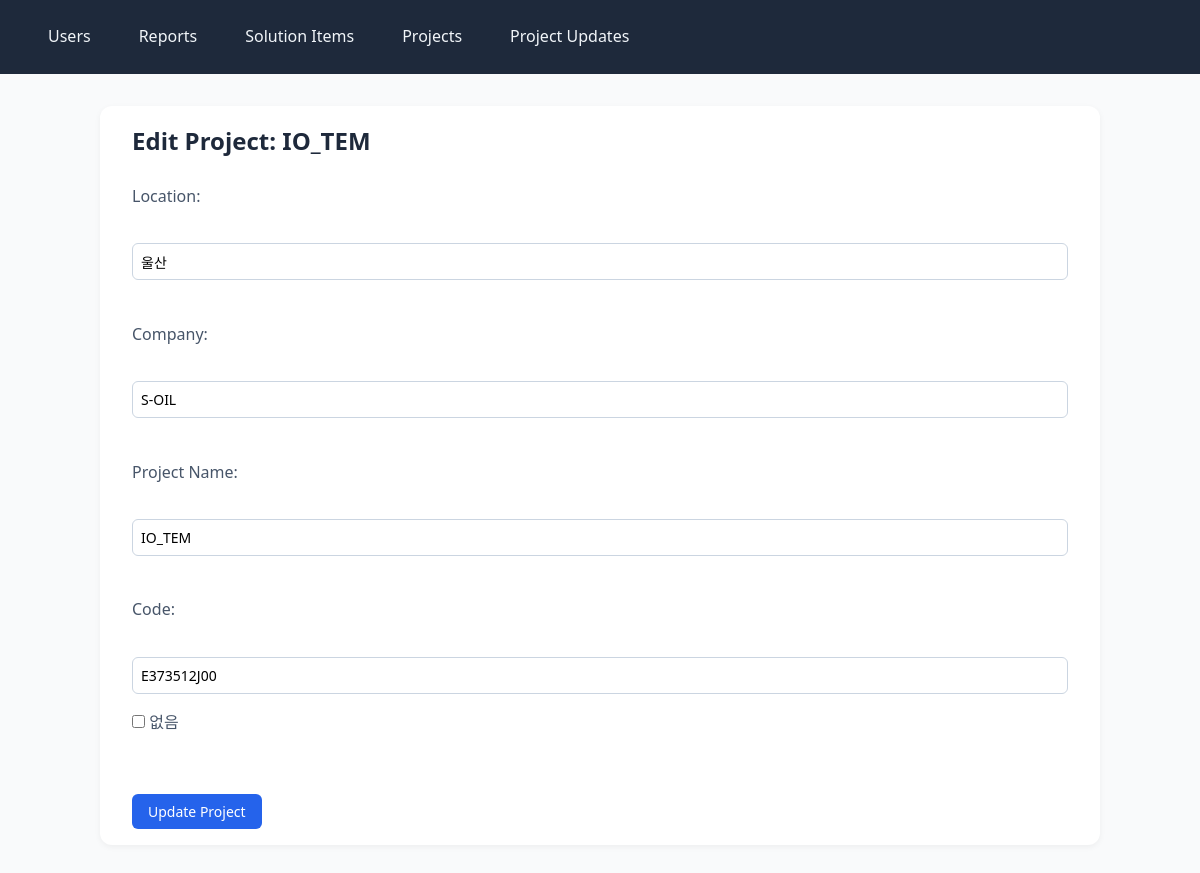
Page /projects/19/edit on the earlier database version.
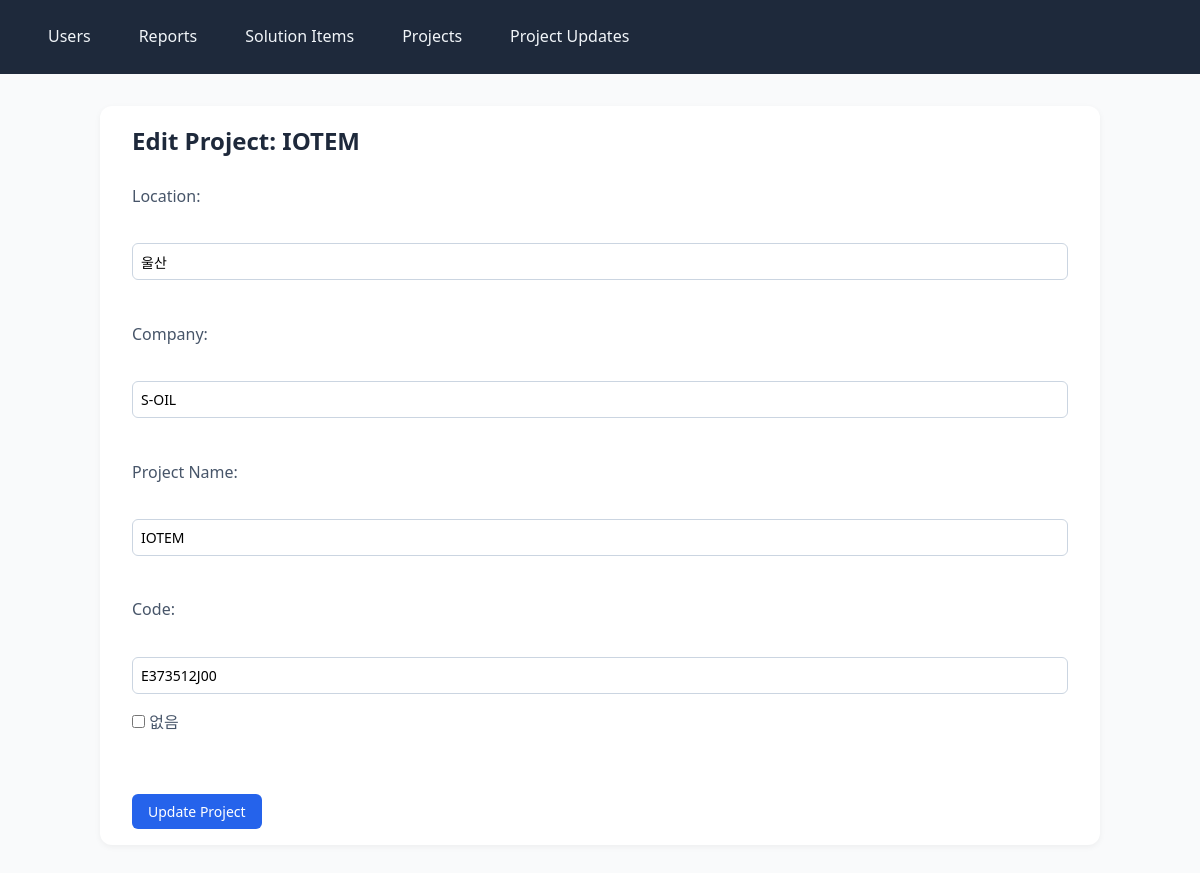
Same page on the later database version.
### app/models.py (models this page shows)
class Project(db.Model):
    __tablename__ = 'project'
    id = db.Column(db.Integer, primary_key=True)
    solution_item_id = db.Column(db.Integer, db.ForeignKey('solution_item.id'), nullable=False)
    location = db.Column(db.String(100), nullable=False)
    company = db.Column(db.String(100), nullable=False)
    project_name = db.Column(db.String(100), nullable=False)
    code = db.Column(db.String(50), unique=True, nullable=True, index=True)
    created_at = db.Column(db.DateTime, default=datetime.utcnow)
    updated_at = db.Column(db.DateTime, default=datetime.utcnow, onupdate=datetime.utcnow)
    solution_item = db.relationship('SolutionItem', back_populates='projects')
    project_updates = db.relationship('ProjectUpdate', back_populates='project', cascade='all, delete-orphan')
    default_assignees = db.relationship(
        'User',
        secondary=project_assignees,
        back_populates='assigned_projects'
    )

### app/main.py (the view)
@app.route('/projects/<int:project_id>/edit', methods=['GET'])
def edit_project(project_id):
    project = Project.query.get_or_404(project_id)
    return render_template('edit_project.html', project=project)

### app/templates/edit_project.html (shortened to what this page needs)
{% extends 'base.html' %}
{% block content %}
  <h2>Edit Project: {{ project.project_name }}</h2>
  <form method="POST">
    <label>Location:</label><br>
    <input type="text" name="location" value="{{ project.location }}"><br><br>
    <label>Company:</label><br>
    <input type="text" name="company" value="{{ project.company }}"><br><br>
    <label>Project Name:</label><br>
    <input type="text" name="project_name" value="{{ project.project_name }}"><br><br>
    <label>Code:</label><br>
    <input type="text" id="code-input" name="code" value="{{ project.code }}">
    <label>
        <input type="checkbox" id="no-code-checkbox"> 없음
    </label><br><br>
    <button type="submit">Update Project</button>
  </form>
{% endblock %}

Differences in the rows shown:
changed Project "울산": project_name "IO_TEM" → "IOTEM"
